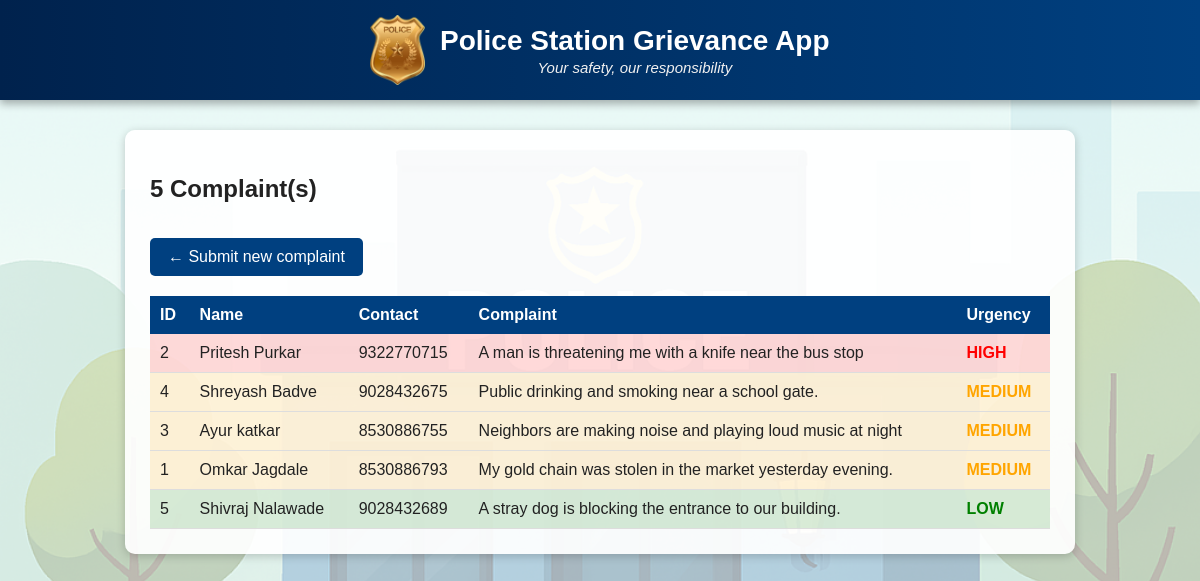
Page /complaints on the earlier database version.
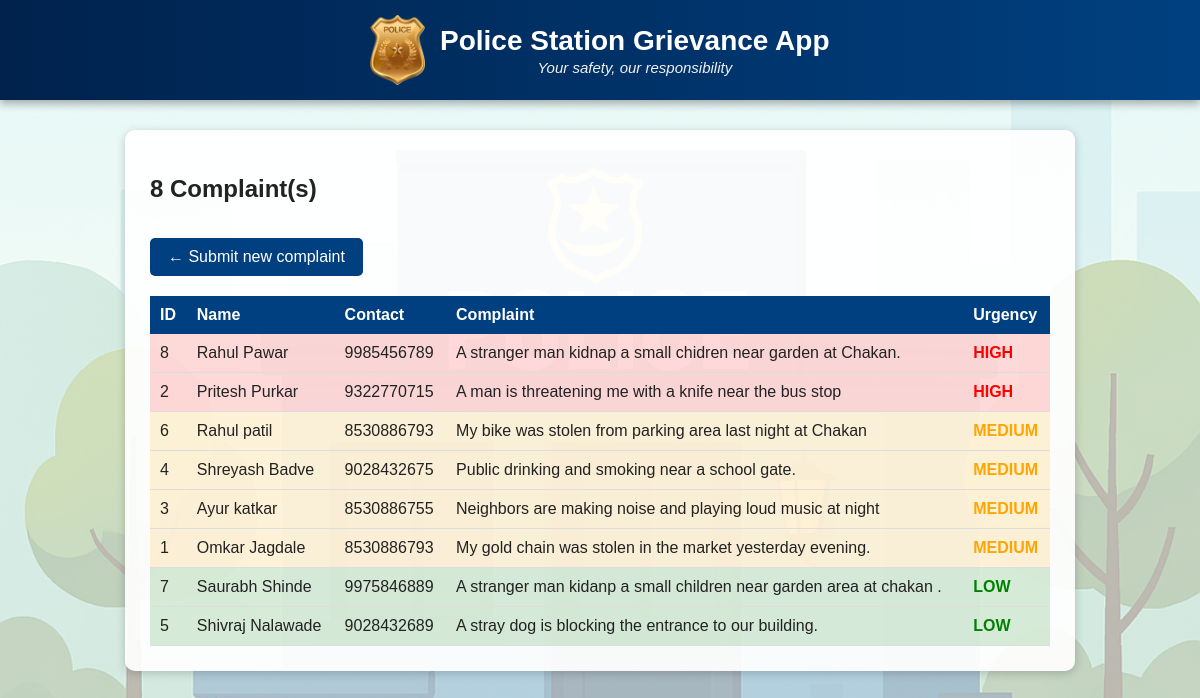
Same page on the later database version.
### tables this page shows
CREATE TABLE complaints (
            id INTEGER PRIMARY KEY AUTOINCREMENT,
            name TEXT NOT NULL,
            contact TEXT NOT NULL,
            complaint TEXT NOT NULL,
            urgency TEXT NOT NULL
        );

### app.py (the view)
@app.route('/complaints')
def view_complaints():
    conn = sqlite3.connect(DB_PATH)
    c = conn.cursor()
    c.execute("""
        SELECT id, name, contact, complaint, urgency
        FROM complaints
        ORDER BY
            CASE urgency
                WHEN 'High' THEN 1
                WHEN 'Medium' THEN 2
                WHEN 'Low' THEN 3
                ELSE 4
            END,
            id DESC
    """)
    complaints = c.fetchall()
    conn.close()
    return render_template('complaints.html', complaints=complaints)

### templates/complaints.html (shortened to what this page needs)
<!DOCTYPE html>
<html>
<head>
    <link rel="stylesheet" href="{{ url_for('static', filename='style.css') }}">
</head>
<body>
    <header class="app-header">
        <img src="{{ url_for('static', filename='maharashtra_police_logo.png') }}" class="logo">
        <div class="title-text">
            <h1>Police Station Grievance App</h1>
            <p class="tagline">Your safety, our responsibility</p>
        </div>
    </header>
    <div class="complaints-container">
        <h2>{{ complaints|length }} Complaint(s)</h2>
        <a href="{{ url_for('index') }}" class="btn-back">← Submit new complaint</a>
        <table>
            <thead>
                <tr>
                    <th>ID</th>
                    <th>Name</th>
                    <th>Contact</th>
                    <th>Complaint</th>
                    <th>Urgency</th>
                </tr>
            </thead>
            <tbody>
                {% for id, name, contact, complaint, urgency in complaints %}
                <tr class="{{ urgency|lower }}">
                    <td>{{ id }}</td>
                    <td>{{ name }}</td>
                    <td>{{ contact }}</td>
                    <td>{{ complaint }}</td>
                    <td class="urgency {{ urgency|lower }}">{{ urgency }}</td>
                </tr>
                {% endfor %}
            </tbody>
        </table>
    </div>
</body>
</html>

### static/style.css (style rules this page uses)
body::before { content: ""; background: url("background.png") no-repeat center center fixed; background-size: cover; opacity: 0.35; position: fixed; top: 0; left: 0; width: 100%; height: 100%; z-index: -1; }
body { font-family: Arial, sans-serif; margin: 0; color: #222; }
.app-header { display: flex; align-items: center; justify-content: center; background: linear-gradient(90deg, #00224d, #004080); color: white; padding: 15px; text-align: center; box-shadow: 0 4px 8px rgba(0,0,0,0.3); }
.logo { height: 70px; margin-right: 15px; }
.title-text h1 { margin: 0; font-size: 28px; }
.tagline { margin: 2px 0 0; font-style: italic; font-size: 15px; color: #f0f0f0; }
.form-container, .complaints-container { max-width: 900px; margin: 30px auto; background: rgba(255, 255, 255, 0.92); padding: 25px; border-radius: 10px; box-shadow: 0 2px 10px rgba(0,0,0,0.2); }
.btn-submit, .btn-view, .btn-back { display: inline-block; margin-top: 15px; padding: 10px 18px; background: #004080; color: white; text-decoration: none; border-radius: 5px; transition: 0.2s; }
table { width: 100%; border-collapse: collapse; margin-top: 20px; }
th { background: #004080; color: white; padding: 10px; text-align: left; }
td { padding: 10px; border-bottom: 1px solid #ddd; }
tr.high { background-color: rgba(255, 0, 0, 0.15); }
tr.medium { background-color: rgba(255, 165, 0, 0.15); }
tr.low { background-color: rgba(0, 128, 0, 0.15); }
.urgency { font-weight: bold; text-transform: uppercase; }
.urgency.high { color: red; }
.urgency.medium { color: orange; }
.urgency.low { color: green; }

Differences in the rows shown:
added complaints: id "8", name "Rahul Pawar", contact "9985456789", complaint "A stranger man kidnap a small chidren near garden at Chakan.", urgency "HIGH"
added complaints: id "6", name "Rahul patil", contact "8530886793", complaint "My bike was stolen from parking area last night at Chakan", urgency "MEDIUM"
added complaints: id "7", name "Saurabh Shinde", contact "9975846889", complaint "A stranger man kidanp a small children near garden area at chakan .", urgency "LOW"
Other differences:
{{ complaints|length }}: "5" → "8"
